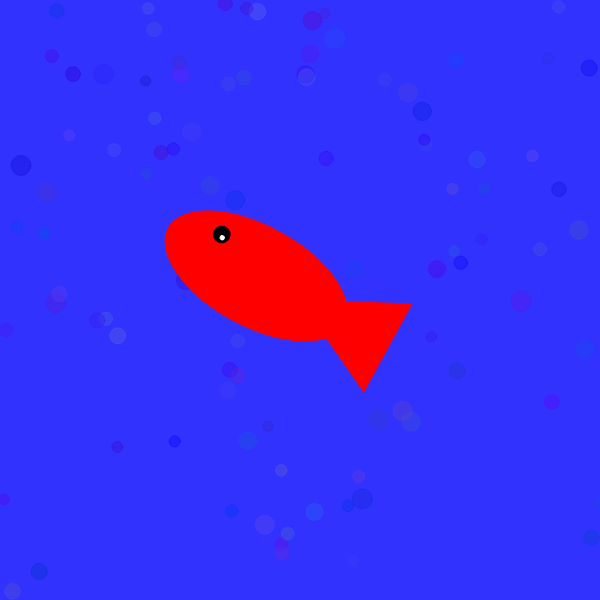
Frame 1 (no input)
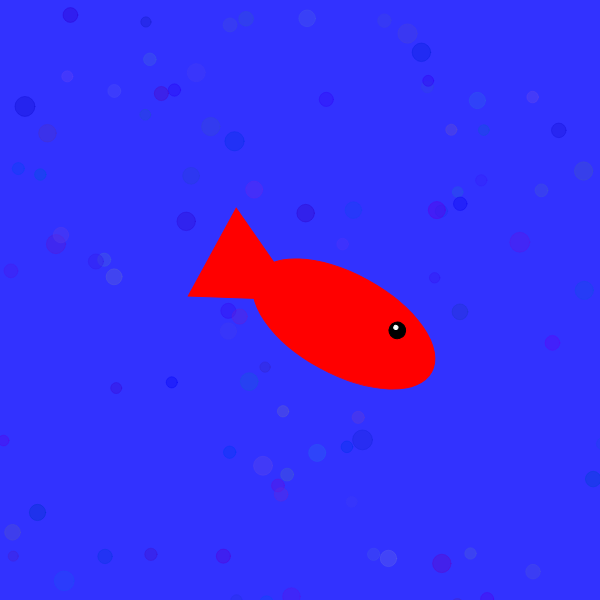
Frame 60 (no input)
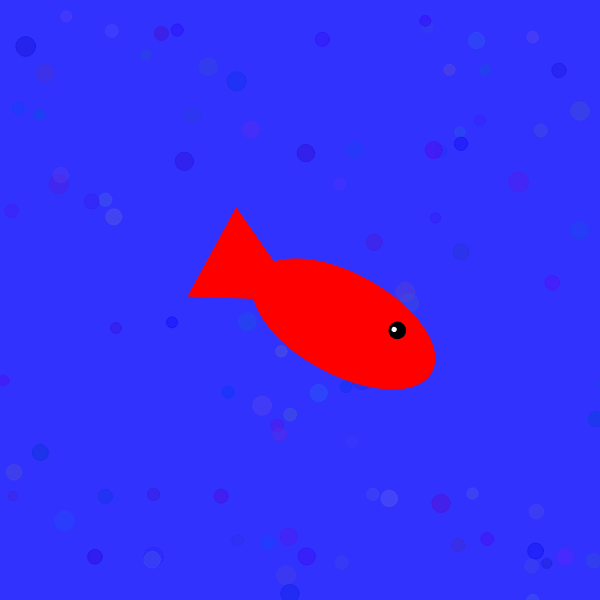
Frame 120 (the mouse pressed at the canvas centre since frame 60)

The p5.js sketch that drew these frames (run headless with seeded random() and noise() and a simulated clock; from frame 60 on, the mouse is pressed at the canvas centre):

// p5.js sketch
// ── sketch.js
let fish;
let bubbles = [];
let plants = [];
let time = 0;

function setup() {
	createCanvas(600,600);
	fish = {
		"pos": createVector(width/2, height/2),
		"speed": Math.random(),
		"acc": Math.random()-0.5,
		"reverse": Math.random()<0.5?true:false,
		"angle": 0.5,
		"speed_angle": Math.random()/100-0.005,
		"acc_angle": Math.random()/100-0.005,
		"size": 100,
		"color": color(255,0,0)
	};
	for(let i = 0 ; i < 100 ; i++) {
		let bubble = {
			"pos":createVector(Math.random()*width, Math.random()*height),
			"size":Math.random()*10+10,
			"color":color(Math.random()*100, Math.random()*100, Math.random()*50+200, 100)
		};
		bubbles.push(bubble);
	}
}

function draw() {
	background(50,50,255);
	draw_bubbles();
	draw_modulo_fish();
	move_all();
	time++;
}

function draw_modulo_fish() {
	for(let x = -1; x<=1 ; x++) {
		for(let y = -1; y<=1 ; y++) {
			push();
			translate(x*width,y*height);
			draw_origin_fish();
			pop();
		}
	}
}

function draw_origin_fish() {
	let mult = (fish["reverse"]?-1:1);
	push();
	translate(fish["pos"]);
	rotate(fish["angle"]);
	fill(fish["color"]);
	stroke(fish["color"]);
	let size = fish["size"];
	triangle(-size*mult,-size/2,-size*mult,size/2,0,0);
	ellipse(size/2*mult,0,2*size,size);
	stroke(0);
	fill(0);
	let eye_pos = createVector(size*mult, -size/5);
	circle(eye_pos.x, eye_pos.y, size/6);
	stroke(255);
	fill(255);
	let direction = createVector(mouseX,mouseY).sub(eye_pos).sub(fish["pos"]);
	direction.normalize();
	direction.mult(mult*size/30);
	circle(eye_pos.x+direction.x, eye_pos.y+direction.y, size/24);
	pop();
}

function draw_bubbles() {
	for(let i = 0 ; i < bubbles.length ; i++) {
		let bubble = bubbles[i];
		stroke(bubble["color"]);
		fill(bubble["color"]);
		circle(bubble["pos"].x, bubble["pos"].y, bubble["size"]);
	}
}

function move_all() {
	fish["speed"]=0;
	fish["speed_angle"]=0;
	fish["reverse"]=false;
	for(let i = 0 ; i < bubbles.length ; i++) {
		let bubble = bubbles[i];
		if(bubble["pos"].y < bubble["size"]) {
			bubble["pos"] = createVector(Math.random()*width, height+bubble["size"]);
		} else {
			bubble["pos"].add(Math.random()-0.5, -1);
		}
	}
	let forward = createVector(cos(fish["angle"]), sin(fish["angle"])).mult(fish["speed"]);
	if(fish["reverse"]) {
		forward.mult(-1);
	}
	fish["pos"].add(forward);
	if(fish["pos"].x >= width) {
		fish["pos"].x = 0;
	}
	if(fish["pos"].x < 0) {
		fish["pos"].x = width-1;
	}
	if(fish["pos"].y >= height) {
		fish["pos"].y = 0;
	}
	if(fish["pos"].y < 0) {
		fish["pos"].y = height-1;
	}
	fish["speed"] += fish["acc"];
	if(fish["speed"]<=0) {
		fish["speed"]=-fish["speed"];
		fish["acc"]=-fish["acc"];
		fish["reverse"]=!fish["reverse"];
	}
	if(fish["speed"]>2) {
		fish["speed"]=2;
		fish["acc"]=0;
	}
	if(time%31==0) {
		fish["acc"]=Math.random()-0.5;
	}
	fish["angle"]+=fish["speed_angle"];
	fish["speed_angle"]+=fish["acc_angle"];
	if(fish["speed_angle"]>0.005) {
		fish["speed_angle"] = 0.005;
		fish["acc_angle"]=0;
	}
	if(fish["speed_angle"]<-0.005) {
		fish["speed_angle"] = -0.005;
		fish["acc_angle"]=0;
	}
	if(time%100 == 0) {
		fish["acc_angle"] = Math.random()/1000-0.0005;
	}
}
